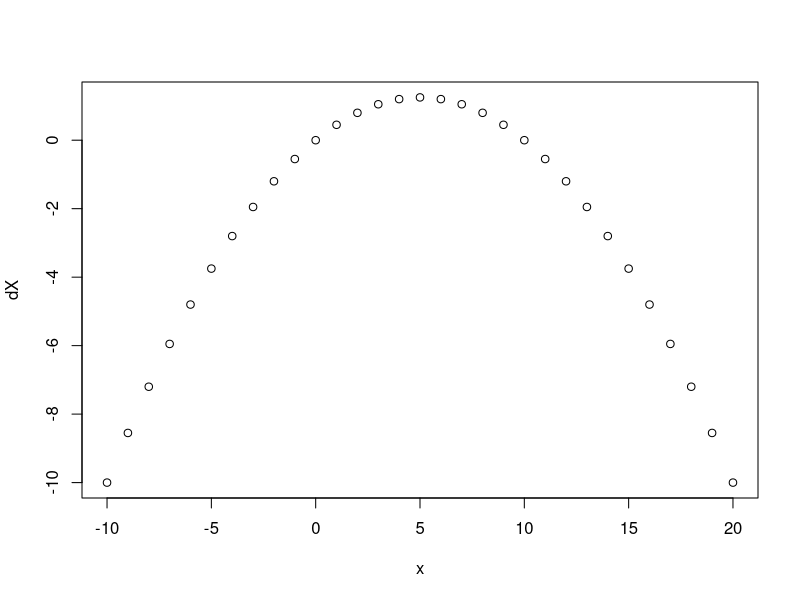

Source code (R):
## ---- chunk 1
knitr::opts_chunk$set(echo = TRUE)
## ---- chunk 2
x = -10:20
dX = 0.5*(1-(x/10))*x
plot(x,dX)
## ---- chunk 3

for(x in 0:10){
  dX = 0.5*(1-(x/10))*x
  if(dX==0){
   print(x) 
  }
}

